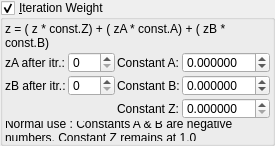
    <widget class="MyGroupBox" name="groupCheck_transf_function_enabledz_false">
     <property name="title">
      <string>&amp;Iteration Weight</string>
     </property>
     <property name="checkable">
      <bool>true</bool>
     </property>
     <layout class="QVBoxLayout" name="verticalLayout_20" stretch="0,0">
      <property name="spacing">
       <number>2</number>
      </property>
      <property name="leftMargin">
       <number>2</number>
      </property>
      <property name="topMargin">
       <number>2</number>
      </property>
      <property name="rightMargin">
       <number>2</number>
      </property>
      <property name="bottomMargin">
       <number>2</number>
      </property>
      <item>
       <widget class="QLabel" name="label_3">
        <property name="text">
         <string>z = ( z * const.Z) + ( zA * const.A) + ( zB * const.B)</string>
        </property>
        <property name="wordWrap">
         <bool>true</bool>
        </property>
       </widget>
      </item>
      <item>
       <layout class="QGridLayout" name="gridLayout_31" columnstretch="0,0,0,1">
        <property name="spacing">
         <number>2</number>
        </property>
        <item row="1" column="3">
         <widget class="MyDoubleSpinBox" name="spinbox_transf_offsetB_0">
          <property name="sizePolicy">
           <sizepolicy hsizetype="Minimum" vsizetype="Maximum">
            <horstretch>0</horstretch>
            <verstretch>0</verstretch>
           </sizepolicy>
          </property>
          <property name="prefix">
           <string/>
          </property>
          <property name="suffix">
           <string/>
          </property>
          <property name="decimals">
           <number>6</number>
          </property>
          <property name="minimum">
           <double>-99.989999999999995</double>
          </property>
          <property name="maximum">
           <double>99.989999999999995</double>
          </property>
          <property name="singleStep">
           <double>0.100000000000000</double>
          </property>
         </widget>
        </item>
        <item row="1" column="2">
         <widget class="QLabel" name="label_43">
          <property name="text">
           <string>Constant B:</string>
          </property>
         </widget>
        </item>
        <item row="1" column="1">
         <widget class="MySpinBox" name="spinboxInt_transf_int_B">
          <property name="sizePolicy">
           <sizepolicy hsizetype="Minimum" vsizetype="Maximum">
            <horstretch>0</horstretch>
            <verstretch>0</verstretch>
           </sizepolicy>
          </property>
          <property name="maximum">
           <number>250</number>
          </property>
         </widget>
        </item>
        <item row="3" column="0" colspan="4">
         <widget class="QLabel" name="label">
          <property name="text">
           <string>Normal use : Constants A &amp; B are negative numbers, Constant Z remains at 1.0</string>
          </property>
          <property name="wordWrap">
           <bool>true</bool>
          </property>
         </widget>
        </item>
        <item row="2" column="3">
         <widget class="MyDoubleSpinBox" name="spinbox_transf_scale_1">
          <property name="sizePolicy">
           <sizepolicy hsizetype="Minimum" vsizetype="Maximum">
            <horstretch>0</horstretch>
            <verstretch>0</verstretch>
           </sizepolicy>
          </property>
          <property name="prefix">
           <string/>
          </property>
          <property name="suffix">
           <string/>
          </property>
          <property name="decimals">
           <number>6</number>
          </property>
          <property name="minimum">
           <double>0.000000000000000</double>
          </property>
          <property name="maximum">
           <double>99.989999999999995</double>
          </property>
          <property name="singleStep">
           <double>0.100000000000000</double>
          </property>
         </widget>
        </item>
        <item row="1" column="0">
         <widget class="QLabel" name="label_77">
          <property name="text">
           <string>zB after itr.:</string>
          </property>
         </widget>
        </item>
        <item row="0" column="1">
         <widget class="MySpinBox" name="spinboxInt_transf_int_A">
          <property name="sizePolicy">
           <sizepolicy hsizetype="Minimum" vsizetype="Maximum">
            <horstretch>0</horstretch>
            <verstretch>0</verstretch>
           </sizepolicy>
          </property>
          <property name="minimum">
           <number>0</number>
          </property>
          <property name="maximum">
           <number>250</number>
          </property>
          <property name="value">
           <number>0</number>
          </property>
         </widget>
        </item>
        <item row="0" column="2">
         <widget class="QLabel" name="label_39">
          <property name="text">
           <string>Constant A:</string>
          </property>
         </widget>
        </item>
        <item row="2" column="2">
         <widget class="QLabel" name="label_63">
          <property name="text">
           <string>Constant Z:</string>
          </property>
         </widget>
        </item>
        <item row="0" column="0">
         <widget class="QLabel" name="label_76">
          <property name="text">
           <string>zA after itr.:</string>
          </property>
         </widget>
        </item>
        <item row="0" column="3">
         <widget class="MyDoubleSpinBox" name="spinbox_transf_offsetA_0">
          <property name="sizePolicy">
           <sizepolicy hsizetype="Minimum" vsizetype="Maximum">
            <horstretch>0</horstretch>
            <verstretch>0</verstretch>
           </sizepolicy>
          </property>
          <property name="prefix">
           <string/>
          </property>
          <property name="suffix">
           <string/>
          </property>
          <property name="decimals">
           <number>6</number>
          </property>
          <property name="minimum">
           <double>-99.989999999999995</double>
          </property>
          <property name="maximum">
           <double>99.989999999999995</double>
          </property>
          <property name="singleStep">
           <double>0.100000000000000</double>
          </property>
         </widget>
        </item>
       </layout>
      </item>
     </layout>
    </widget>
